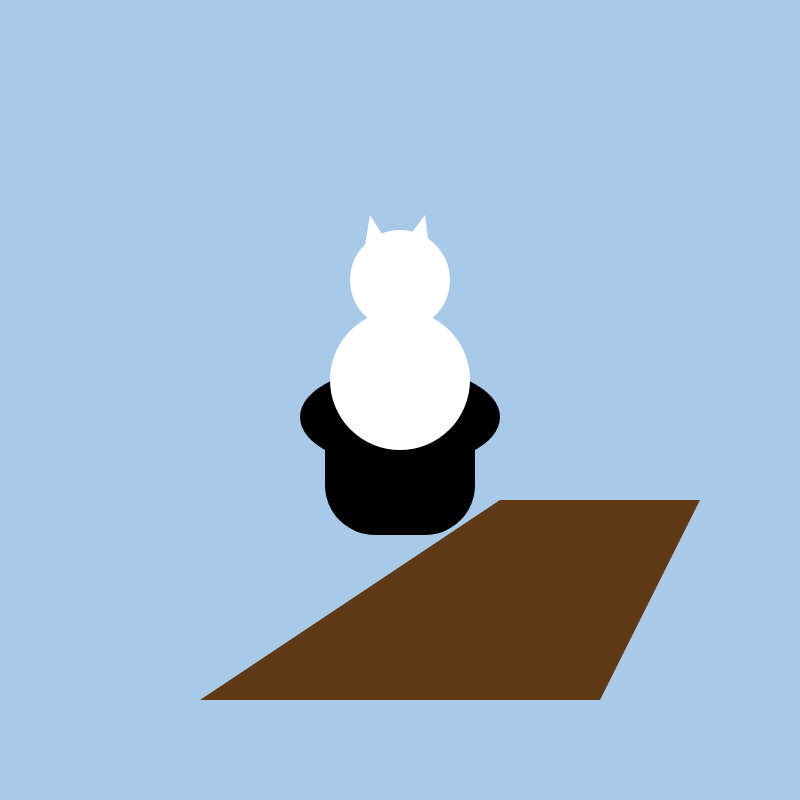
Frame 1 (no input)
Frame 60 (no input): identical to frame 1, image omitted
Frame 120 (the mouse pressed at the canvas centre since frame 60): identical to frame 1, image omitted

The p5.js sketch that drew this single still picture (run headless with seeded random() and noise() and a simulated clock; from frame 60 on, the mouse is pressed at the canvas centre):

// p5.js sketch
// ── sketch.js
/*Chantice Fields
This is my attempt at creating sketches inspired by classic works of art*/

//DECLARING GLOBAL CONSTANTS:
const centerPosX = 500;
const centerPosY = 500;


function setup() 
{
  createCanvas(800, 800);
  rectMode(CENTER);
  noStroke();
}

function draw() 
{
  background(169, 201, 232);

  //Table
 fill(94, 57, 24);
  quad(500, 500, 700, 500, 600, 700, 200, 700);

//top hat
  fill(0,0,0)
  square(400, 460, 150, 0, 0, 50, 50);
   ellipse(400, 417, 200, 100);

    //Cat
  fill(255, 255, 255);
  circle(400, 380, 140);
  circle(400, 280, 100);

    // Draw the triangle
  triangle(410, 235, 425, 215, 430, 255);
triangle(365, 245, 370, 215, 395, 255);
}
